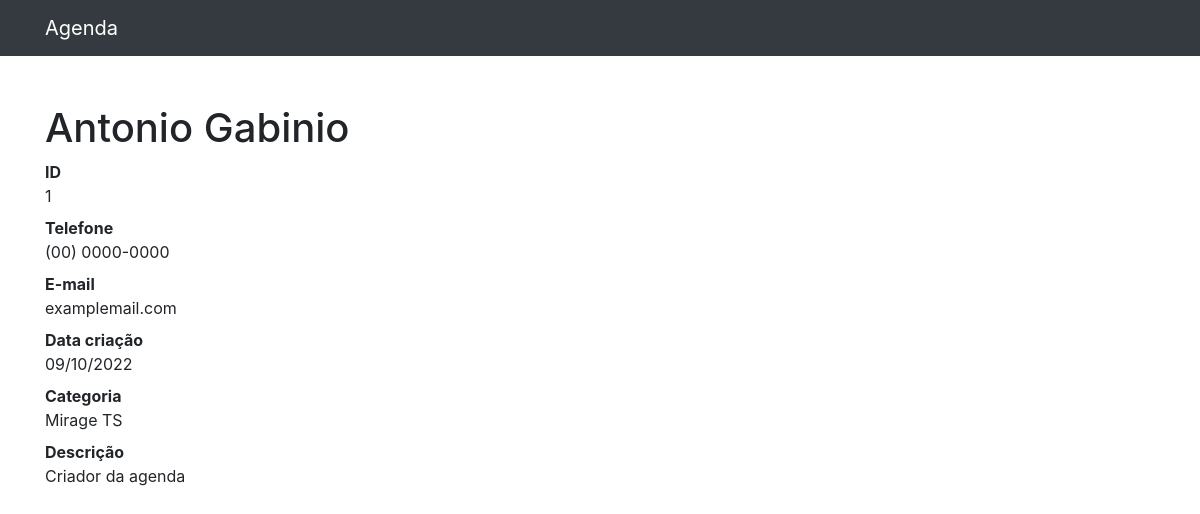
The page /1 on the database its author committed.
### contatos/models.py (models this page shows, shortened)
class Contato(models.Model):
    nome = models.CharField(max_length=255)
    sobrenome = models.CharField(max_length=255, blank=True)
    telefone = models.CharField(max_length=255)
    email = models.CharField(max_length=255, blank=True)
    data_criacao = models.DateTimeField(default=timezone.now)
    descricao = models.TextField(blank=True)
    categoria = models.ForeignKey(Categoria, on_delete=models.DO_NOTHING)

class Categoria(models.Model):
    nome = models.CharField(max_length=255)
    def __str__(self):
        return self.nome

### contatos/views.py (the view)
# urls.py: path('<int:contato_id>', views.ver_contato, name='ver_contato'),
def ver_contato(request, contato_id):
    contato = Contato.objects.get(id=contato_id)
    return render(request, 'contatos/ver_contato.html', {
        'contato': contato
    })

### contatos/templates/contatos/ver_contato.html
{% extends 'base.html' %}
{% block conteudo %}
<h1 class="mt-5">{{contato.nome}} {{contato.sobrenome}}</h1>
<dl>
    <dt>ID</dt>
    <dd>{{contato.id}}</dd>
    <dt>Telefone</dt>
    <dd>{{contato.telefone}}</dd>
    <dt>E-mail</dt>
    <dd>{{contato.email}}</dd>
    <dt>Data criação</dt>
    <dd>{{contato.data_criacao|date:'d/m/Y'}}</dd>
    <dt>Categoria</dt>
    <dd>{{contato.categoria}}</dd>
    <dt>Descrição</dt>
    <dd>
        {{contato.descricao}}
    </dd>
</dl>
{% endblock conteudo %}

### rows shown on the page
Contato: nome "Antonio", sobrenome "Gabinio", id "1", telefone "(00) 0000-0000", email "examplemail.com", data_criacao "09/10/2022", categoria "Mirage TS", descricao "Criador da agenda"
